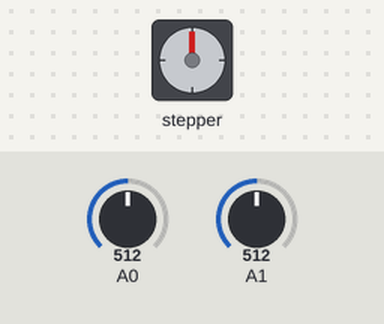
Simulated run of this sketch. Board: Arduino Uno, built with avr-gcc and run on an emulated ATmega328P. Parts: stepper motor. Wiring (inferred from the names in the program): stepper motor driver (200 steps per turn assumed): step pin 2; direction pin 5; enable pin 8. The test bench sets the inputs (shaded band); at power-on: A1 = 512, A0 = 512.

Above: at 1.2 s.
1.3 s: A1 set to 534
2.8 s: A1 set to 565
At 2.95 s:
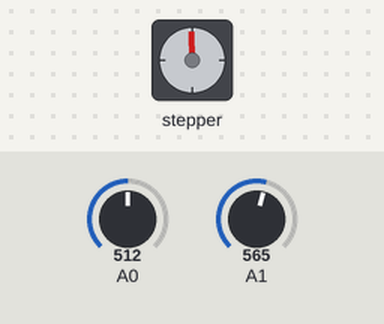
At 3.6 s:
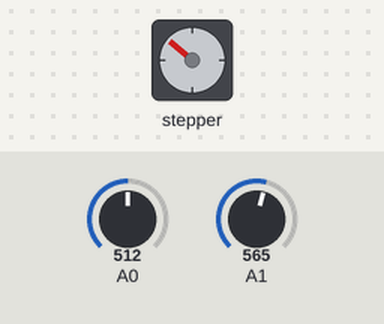
5.8 s: A0 set to 440
At 6.15 s:
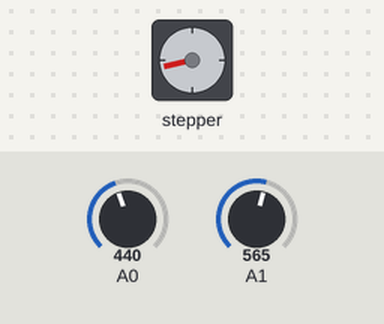
Timing chart, 0 to 17.8 s (numbered marks = the images above; inputs shaded):
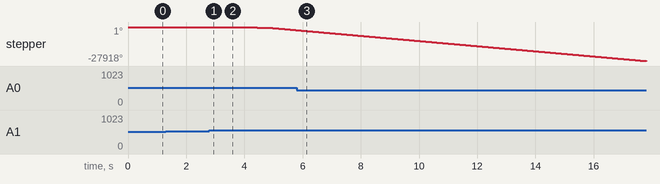

The sketch:

robot_kol.ino
```cpp
#define EN        8

int   adcValue1         = 0;
int   adcValue2         = 0;
int   direction_info    = 0;
int   direction         = 0;
bool  counter           = false;
float ssDelay;

typedef struct
{
  byte stepPin;
  byte dirPin;
  int limit;
  int currentPos;
  int topSpdDelay;
  int slowSpdDelay;
  float acclrt_ratio;
}
steppers;

steppers s1;

void setup()
{
  Serial.begin(9600);

  if(!initSteppers())
  {
    Serial.println("Initialization faied!");
    for(;;);
  }
}

void loop()
{
  driveOnCommand(s1, findDirection(A0, A1));
  // driveOnCommand(s1, findDummyDirection());
  // driveToPosition(s1, 5000);
}

bool initSteppers()
{
  // steppers s1, s2, s3, s4, s5, s6, s7, s8;
  pinMode(EN, OUTPUT);

  s1.stepPin = 2;
  s1.dirPin = 5;
  s1.limit = 4000;
  s1.currentPos = 0;
  s1.topSpdDelay = 300;
  s1.slowSpdDelay = 6000;
  s1.acclrt_ratio = 0.995;

  pinMode(s1.stepPin, OUTPUT);
  pinMode(s1.dirPin, OUTPUT);

  // s2.stepPin = 2;
  // s2.dirPin = 3;
  // s2.limit = 100;
  // s2.currentPos = 0;
  // s2.topSpdDelay = 1000;
  // s2.slowSpdDelay = 10000;
  // s2.acclrt_ratio = 0.9975;

  // pinMode(s2.stepPin, OUTPUT);
  // pinMode(s2.dirPin, OUTPUT);

  // s3.stepPin = 4;
  // s3.dirPin = 5;
  // s3.limit = 100;
  // s3.currentPos = 0;
  // s3.topSpdDelay = 1000;
  // s3.slowSpdDelay = 10000;
  // s3.acclrt_ratio = 0.9975;

  // pinMode(s3.stepPin, OUTPUT);
  // pinMode(s3.dirPin, OUTPUT);

  // s4.stepPin = 6;
  // s4.dirPin = 7;
  // s4.limit = 100;
  // s4.currentPos = 0;
  // s4.topSpdDelay = 1000;
  // s4.slowSpdDelay = 10000;
  // s4.acclrt_ratio = 0.9975;

  // pinMode(s4.stepPin, OUTPUT);
  // pinMode(s4.dirPin, OUTPUT);

  // s5.stepPin = 8;
  // s5.dirPin = 9;
  // s5.limit = 100;
  // s5.currentPos = 0;
  // s5.topSpdDelay = 1000;
  // s5.slowSpdDelay = 10000;
  // s5.acclrt_ratio = 0.9975;

  // pinMode(s5.stepPin, OUTPUT);
  // pinMode(s5.dirPin, OUTPUT);

  // s6.stepPin = 10;
  // s6.dirPin = 11;
  // s6.limit = 100;
  // s6.currentPos = 0;
  // s6.topSpdDelay = 1000;
  // s6.slowSpdDelay = 10000;
  // s6.acclrt_ratio = 0.9975;

  // pinMode(s6.stepPin, OUTPUT);
  // pinMode(s6.dirPin, OUTPUT);

  // s7.stepPin = 12;
  // s7.dirPin = 13;
  // s7.limit = 100;
  // s7.currentPos = 0;
  // s7.topSpdDelay = 1000;
  // s7.slowSpdDelay = 10000;
  // s7.acclrt_ratio = 0.9975;

  // pinMode(s7.stepPin, OUTPUT);
  // pinMode(s7.dirPin, OUTPUT);

  // s8.stepPin = 14;
  // s8.dirPin = 15;
  // s8.limit = 100;
  // s8.currentPos = 0;
  // s8.topSpdDelay = 1000;
  // s8.slowSpdDelay = 10000;
  // s8.acclrt_ratio = 0.9975;

  // pinMode(s8.stepPin, OUTPUT);
  // pinMode(s8.dirPin, OUTPUT);

  return true;
}

void driveOnCommand(steppers _stp, int dirIn)
{
  if(!counter)
  {
    counter = true;
    ssDelay = _stp.slowSpdDelay;
  }

  digitalWrite(EN, LOW);

  if(dirIn == 1)
  {
    if(direction == 0)
    {
      /* accelerating */
      direction = 1;
      digitalWrite(_stp.dirPin, LOW);
      while(ssDelay > _stp.topSpdDelay)
      {
        digitalWrite(_stp.stepPin, HIGH);
        delayMicroseconds(ssDelay);
        digitalWrite(_stp.stepPin, LOW);
        delayMicroseconds(ssDelay);
        ssDelay *= _stp.acclrt_ratio;
        //Serial.println(ssDelay);
      }
    }

    else if(direction == 2)
    {
      /* deaccelerating */
      digitalWrite(_stp.dirPin, HIGH);
      while(ssDelay < _stp.slowSpdDelay)
      {
        digitalWrite(_stp.stepPin, HIGH);
        delayMicroseconds(ssDelay);
        digitalWrite(_stp.stepPin, LOW);
        delayMicroseconds(ssDelay);
        ssDelay /= _stp.acclrt_ratio;
      }

      if(dirIn == 1)
      {
        /* accelerating */
        direction = 1;
        digitalWrite(_stp.dirPin, LOW);
        while(ssDelay > _stp.topSpdDelay)
        {
          digitalWrite(_stp.stepPin, HIGH);
          delayMicroseconds(ssDelay);
          digitalWrite(_stp.stepPin, LOW);
          delayMicroseconds(ssDelay);
          ssDelay *= _stp.acclrt_ratio;
        }
      }
    }

    /* top speed driving */
    if(ssDelay <= _stp.topSpdDelay)
    {
      digitalWrite(_stp.stepPin, HIGH);
      delayMicroseconds(_stp.topSpdDelay);
      digitalWrite(_stp.stepPin, LOW);
      delayMicroseconds(_stp.topSpdDelay);
    }
  }

  else if(dirIn == 2)
  {

    if(direction == 0)
    {
      /* accelerating */
      direction = 2;
      digitalWrite(_stp.dirPin, HIGH);
      while(ssDelay > _stp.topSpdDelay)
      {
        digitalWrite(_stp.stepPin, HIGH);
        delayMicroseconds(ssDelay);
        digitalWrite(_stp.stepPin, LOW);
        delayMicroseconds(ssDelay);
        ssDelay *= _stp.acclrt_ratio;
      }
    }

    else if(direction == 1)
    {
      /* deaccelerating */
      digitalWrite(_stp.dirPin, LOW);
      while(ssDelay < _stp.slowSpdDelay)
      {
        digitalWrite(_stp.stepPin, HIGH);
        delayMicroseconds(ssDelay);
        digitalWrite(_stp.stepPin, LOW);
        delayMicroseconds(ssDelay);
        ssDelay /= _stp.acclrt_ratio;
      }

      if(dirIn == 2)
      {
        /* accelerating */
        direction = 2;
        digitalWrite(_stp.dirPin, HIGH);
        while(ssDelay > _stp.topSpdDelay)
        {
          digitalWrite(_stp.stepPin, HIGH);
          delayMicroseconds(ssDelay);
          digitalWrite(_stp.stepPin, LOW);
          delayMicroseconds(ssDelay);
          ssDelay *= _stp.acclrt_ratio;
        }
      }
    }

    /* top speed driving */
    if(ssDelay <= _stp.topSpdDelay)
    {
      digitalWrite(_stp.stepPin, HIGH);
      delayMicroseconds(_stp.topSpdDelay);
      digitalWrite(_stp.stepPin, LOW);
      delayMicroseconds(_stp.topSpdDelay);
    }
  }
}

void driveToPosition(steppers stp, int targetPos)
{
  /* enable stepper */
  digitalWrite(EN, LOW);

  /* check for limits */
  targetPos > stp.limit ? targetPos = stp.limit : targetPos = targetPos;
  targetPos < 0 ? targetPos = 0 : targetPos = targetPos;
  /* check for direction */
  targetPos > stp.currentPos ? digitalWrite(stp.dirPin, LOW) : digitalWrite(stp.dirPin, HIGH);
  /* calculations for accelerating */
  int positionDiff = abs(stp.currentPos - targetPos);
  float slowSpdDelay = stp.slowSpdDelay;
  int counter = 0;
  int topSpdLoop;

  /* for debugging */

  // Serial.print("target pos: ");
  // Serial.println(targetPos);

  // Serial.print("current pos: ");
  // Serial.println(stp.currentPos);

  // Serial.print("position diff: ");
  // Serial.println(positionDiff);

  // Serial.print("topSpdLoop: ");
  // Serial.println(topSpdLoop);

  // Serial.print("slowSpdDelay: ");
  // Serial.println(slowSpdDelay);

  // Serial.print("topSpdDelay: ");
  // Serial.println(stp.topSpdDelay);

  /* increasing speed */
  while(slowSpdDelay > stp.topSpdDelay)
  {
    digitalWrite(stp.stepPin, HIGH);
    delayMicroseconds(slowSpdDelay);
    digitalWrite(stp.stepPin, LOW);
    delayMicroseconds(slowSpdDelay);
    slowSpdDelay *= stp.acclrt_ratio;
    counter++;
  }

  topSpdLoop = positionDiff - (2 * counter);

  /* top speed driving */
  for(int j = 0; j < topSpdLoop; j++)
  {
    digitalWrite(stp.stepPin, HIGH);
    delayMicroseconds(stp.topSpdDelay);
    digitalWrite(stp.stepPin, LOW);
    delayMicroseconds(stp.topSpdDelay);
  }

  /* decreasing speed */
  while(slowSpdDelay < stp.slowSpdDelay)
  {
    digitalWrite(stp.stepPin, HIGH);
    delayMicroseconds(slowSpdDelay);
    digitalWrite(stp.stepPin, LOW);
    delayMicroseconds(slowSpdDelay);
    slowSpdDelay /= stp.acclrt_ratio;
  }


  /* enable stepper */
  digitalWrite(EN, HIGH);
}

bool findDirection(byte analogPin1, byte analogPin2)
{
    adcValue1 = analogRead(analogPin1);
    adcValue2 = analogRead(analogPin2);

		/* set the blind spot */
		if(adcValue1 > 550)
		{
			adcValue1 = adcValue1 - 550;
		}
		else if(adcValue1 < 450)
		{
			adcValue1 = adcValue1 - 450;
		}
		else
		{
			adcValue1 = 0; //max 1945 //min -1945
		}

		if(adcValue2 > 550)
		{
			adcValue2 = adcValue2 - 550;
		}
		else if(adcValue2 < 450)
		{
			adcValue2 = adcValue2 - 450;
		}
		else
		{
			adcValue2 = 0; //max 1095 //min -2760
		}


		/* determine the direction */
		if((adcValue1 != 0) || (adcValue2 != 0))
		{
			if((adcValue1 > 0) && (adcValue2 == 0))
			{
				direction_info = 0x01; //RIGHT
        // Serial.print("Direction: ");
        // Serial.println("Right");
			}
			else if((adcValue1 > 0) && (adcValue2 < 0))
			{
				if((adcValue1) > abs(adcValue2))
				{
					direction_info = 0x01; //RIGHT
          // Serial.print("Direction: ");
          // Serial.println("Right");
				}
				else
				{
					direction_info = 0x08; //DOWN
          // Serial.print("Direction: ");
          // Serial.println("Down");
          return 1;
				}
			}
			else if((adcValue1 == 0) && (adcValue2 < 0))
			{
				direction_info = 0x08; //DOWN
          // Serial.print("Direction: ");
          // Serial.println("Down");
          return 1;
			}
			else if((adcValue1 < 0) && (adcValue2 < 0))
			{
				if(abs(adcValue1) > abs(adcValue2))
				{
					direction_info = 0x02; //LEFT
          // Serial.print("Direction: ");
          // Serial.println("Left");
				}
				else
				{
					direction_info = 0x08; //DOWN
          // Serial.print("Direction: ");
          // Serial.println("Down");
          return 1;
				}
			}
			else if((adcValue1 < 0) && (adcValue2 == 0))
			{
				direction_info = 0x02; //LEFT
        // Serial.print("Direction: ");
        // Serial.println("Left");
			}
			else if((adcValue1 < 0) && (adcValue2 > 0))
			{
				if(abs(adcValue1) > adcValue2)
				{
					direction_info = 0x02; //LEFT
          // Serial.print("Direction: ");
          // Serial.println("Left");
				}
				else
				{
					direction_info = 0x04; //UP
          // Serial.print("Direction: ");
          // Serial.println("Up");
          return 2;
				}
			}
			else if((adcValue1 == 0) && (adcValue2 > 0))
			{
				direction_info = 0x04; //UP
        // Serial.print("Direction: ");
        // Serial.println("Up");
        return 2;
			}
			else if((adcValue1 > 0) && (adcValue2 > 0))
			{
				if(adcValue1 > adcValue2)
				{
					direction_info = 0x01; //RIGHT
          // Serial.print("Direction: ");
          // Serial.println("Right");
				}
				else
				{
					direction_info = 0x04; //UP
          // Serial.print("Direction: ");
          // Serial.println("Up");
          return 2;
				}
			}
		}

    return 0;
}

unsigned long time;

int findDummyDirection()
{
  time = (millis() % 10000);
  //Serial.println(time);

   if(time < 5000)
  {
    return 1;
  }
  else
  {
    return 2;
  }
}
```

Measured:
- the behaviour switches between 550 and 551 on A1 (found by bisection; images 0 and 1)
- after the input at 1.3 s, every drawn part: stays the same
- after the input at 2.8 s, stepper: keeps turning counter-clockwise at about 850°/s, starting at once
